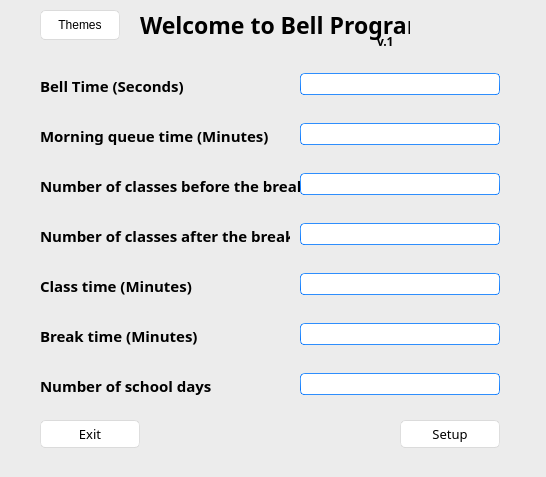
<?xml version="1.0" encoding="UTF-8"?>
<ui version="4.0">
 <class>MainWindow</class>
 <widget class="QMainWindow" name="MainWindow">
  <property name="geometry">
   <rect>
    <x>0</x>
    <y>0</y>
    <width>546</width>
    <height>477</height>
   </rect>
  </property>
  <property name="minimumSize">
   <size>
    <width>546</width>
    <height>477</height>
   </size>
  </property>
  <property name="maximumSize">
   <size>
    <width>546</width>
    <height>477</height>
   </size>
  </property>
  <property name="windowTitle">
   <string>Bell Program</string>
  </property>
  <property name="windowIcon">
   <iconset>
    <normaloff>bell.ico</normaloff>bell.ico</iconset>
  </property>
  <property name="styleSheet">
   <string notr="true">/*
Aqua Style Sheet for QT Applications
Author: Jaime A. Quiroga P.
Company: GTRONICK
Last updated: 22/01/2019, 07:55.
Available at: https://github.com/GTRONICK/QSS/blob/master/Aqua.qss
*/
QMainWindow {
	background-color:#ececec;
}
QTextEdit {
	border-width: 1px;
	border-style: solid;
	border-color: qlineargradient(spread:pad, x1:0.5, y1:1, x2:0.5, y2:0, stop:0 rgba(0, 113, 255, 255), stop:1 rgba(91, 171, 252, 255));
}
QPlainTextEdit {
	border-width: 1px;
	border-style: solid;
	border-color: qlineargradient(spread:pad, x1:0.5, y1:1, x2:0.5, y2:0, stop:0 rgba(0, 113, 255, 255), stop:1 rgba(91, 171, 252, 255));
}
QToolButton {
	border-style: solid;
	border-top-color: qlineargradient(spread:pad, x1:0.5, y1:1, x2:0.5, y2:0, stop:0 rgb(215, 215, 215), stop:1 rgb(222, 222, 222));
	border-right-color: qlineargradient(spread:pad, x1:0, y1:0.5, x2:1, y2:0.5, stop:0 rgb(217, 217, 217), stop:1 rgb(227, 227, 227));
	border-left-color: qlineargradient(spread:pad, x1:0, y1:0.5, x2:1, y2:0.5, stop:0 rgb(227, 227, 227), stop:1 rgb(217, 217, 217));
	border-bottom-color: qlineargradient(spread:pad, x1:0.5, y1:1, x2:0.5, y2:0, stop:0 rgb(215, 215, 215), stop:1 rgb(222, 222, 222));
	border-width: 1px;
	border-radius: 5px;
	color: rgb(0,0,0);
	padding: 2px;
	background-color: rgb(255,255,255);
}
QToolButton:hover{
	border-style: solid;
	border-top-color: qlineargradient(spread:pad, x1:0.5, y1:1, x2:0.5, y2:0, stop:0 rgb(195, 195, 195), stop:1 rgb(222, 222, 222));
	border-right-color: qlineargradient(spread:pad, x1:0, y1:0.5, x2:1, y2:0.5, stop:0 rgb(197, 197, 197), stop:1 rgb(227, 227, 227));
	border-left-color: qlineargradient(spread:pad, x1:0, y1:0.5, x2:1, y2:0.5, stop:0 rgb(227, 227, 227), stop:1 rgb(197, 197, 197));
	border-bottom-color: qlineargradient(spread:pad, x1:0.5, y1:1, x2:0.5, y2:0, stop:0 rgb(195, 195, 195), stop:1 rgb(222, 222, 222));
	border-width: 1px;
	border-radius: 5px;
	color: rgb(0,0,0);
	padding: 2px;
	background-color: rgb(255,255,255);
}
QToolButton:pressed{
	border-style: solid;
	border-top-color: qlineargradient(spread:pad, x1:0.5, y1:1, x2:0.5, y2:0, stop:0 rgb(215, 215, 215), stop:1 rgb(222, 222, 222));
	border-right-color: qlineargradient(spread:pad, x1:0, y1:0.5, x2:1, y2:0.5, stop:0 rgb(217, 217, 217), stop:1 rgb(227, 227, 227));
	border-left-color: qlineargradient(spread:pad, x1:0, y1:0.5, x2:1, y2:0.5, stop:0 rgb(227, 227, 227), stop:1 rgb(217, 217, 217));
	border-bottom-color: qlineargradient(spread:pad, x1:0.5, y1:1, x2:0.5, y2:0, stop:0 rgb(215, 215, 215), stop:1 rgb(222, 222, 222));
	border-width: 1px;
	border-radius: 5px;
	color: rgb(0,0,0);
	padding: 2px;
	background-color: rgb(142,142,142);
}
QPushButton{
	border-style: solid;
	border-top-color: qlineargradient(spread:pad, x1:0.5, y1:1, x2:0.5, y2:0, stop:0 rgb(215, 215, 215), stop:1 rgb(222, 222, 222));
	border-right-color: qlineargradient(spread:pad, x1:0, y1:0.5, x2:1, y2:0.5, stop:0 rgb(217, 217, 217), stop:1 rgb(227, 227, 227));
	border-left-color: qlineargradient(spread:pad, x1:0, y1:0.5, x2:1, y2:0.5, stop:0 rgb(227, 227, 227), stop:1 rgb(217, 217, 217));
	border-bottom-color: qlineargradient(spread:pad, x1:0.5, y1:1, x2:0.5, y2:0, stop:0 rgb(215, 215, 215), stop:1 rgb(222, 222, 222));
	border-width: 1px;
	border-radius: 5px;
	color: rgb(0,0,0);
	padding: 2px;
	background-color: rgb(255,255,255);
}
QPushButton::default{
	border-style: solid;
	border-top-color: qlineargradient(spread:pad, x1:0.5, y1:1, x2:0.5, y2:0, stop:0 rgb(215, 215, 215), stop:1 rgb(222, 222, 222));
	border-right-color: qlineargradient(spread:pad, x1:0, y1:0.5, x2:1, y2:0.5, stop:0 rgb(217, 217, 217), stop:1 rgb(227, 227, 227));
	border-left-color: qlineargradient(spread:pad, x1:0, y1:0.5, x2:1, y2:0.5, stop:0 rgb(227, 227, 227), stop:1 rgb(217, 217, 217));
	border-bottom-color: qlineargradient(spread:pad, x1:0.5, y1:1, x2:0.5, y2:0, stop:0 rgb(215, 215, 215), stop:1 rgb(222, 222, 222));
	border-width: 1px;
	border-radius: 5px;
	color: rgb(0,0,0);
	padding: 2px;
	background-color: rgb(255,255,255);
}
QPushButton:hover{
	border-style: solid;
	border-top-color: qlineargradient(spread:pad, x1:0.5, y1:1, x2:0.5, y2:0, stop:0 rgb(195, 195, 195), stop:1 rgb(222, 222, 222));
	border-right-color: qlineargradient(spread:pad, x1:0, y1:0.5, x2:1, y2:0.5, stop:0 rgb(197, 197, 197), stop:1 rgb(227, 227, 227));
	border-left-color: qlineargradient(spread:pad, x1:0, y1:0.5, x2:1, y2:0.5, stop:0 rgb(227, 227, 227), stop:1 rgb(197, 197, 197));
	border-bottom-color: qlineargradient(spread:pad, x1:0.5, y1:1, x2:0.5, y2:0, stop:0 rgb(195, 195, 195), stop:1 rgb(222, 222, 222));
	border-width: 1px;
	border-radius: 5px;
	color: rgb(0,0,0);
	padding: 2px;
	background-color: rgb(255,255,255);
}
QPushButton:pressed{
	border-style: solid;
	border-top-color: qlineargradient(spread:pad, x1:0.5, y1:1, x2:0.5, y2:0, stop:0 rgb(215, 215, 215), stop:1 rgb(222, 222, 222));
	border-right-color: qlineargradient(spread:pad, x1:0, y1:0.5, x2:1, y2:0.5, stop:0 rgb(217, 217, 217), stop:1 rgb(227, 227, 227));
	border-left-color: qlineargradient(spread:pad, x1:0, y1:0.5, x2:1, y2:0.5, stop:0 rgb(227, 227, 227), stop:1 rgb(217, 217, 217));
	border-bottom-color: qlineargradient(spread:pad, x1:0.5, y1:1, x2:0.5, y2:0, stop:0 rgb(215, 215, 215), stop:1 rgb(222, 222, 222));
	border-width: 1px;
	border-radius: 5px;
	color: rgb(0,0,0);
	padding: 2px;
	background-color: rgb(142,142,142);
}
QPushButton:disabled{
	border-style: solid;
	border-top-color: qlineargradient(spread:pad, x1:0.5, y1:1, x2:0.5, y2:0, stop:0 rgb(215, 215, 215), stop:1 rgb(222, 222, 222));
	border-right-color: qlineargradient(spread:pad, x1:0, y1:0.5, x2:1, y2:0.5, stop:0 rgb(217, 217, 217), stop:1 rgb(227, 227, 227));
	border-left-color: qlineargradient(spread:pad, x1:0, y1:0.5, x2:1, y2:0.5, stop:0 rgb(227, 227, 227), stop:1 rgb(217, 217, 217));
	border-bottom-color: qlineargradient(spread:pad, x1:0.5, y1:1, x2:0.5, y2:0, stop:0 rgb(215, 215, 215), stop:1 rgb(222, 222, 222));
	border-width: 1px;
	border-radius: 5px;
	color: #808086;
	padding: 2px;
	background-color: rgb(142,142,142);
}
QLineEdit {
	border-width: 1px; border-radius: 4px;
	border-style: solid;
	border-color: qlineargradient(spread:pad, x1:0.5, y1:1, x2:0.5, y2:0, stop:0 rgba(0, 113, 255, 255), stop:1 rgba(91, 171, 252, 255));
}
QLabel {
	color: #000000;
}
QLCDNumber {
	color: rgb(0, 113, 255, 255);
}
QProgressBar {
	text-align: center;
	color: rgb(240, 240, 240);
	border-width: 1px; 
	border-radius: 10px;
	border-color: rgb(230, 230, 230);
	border-style: solid;
	background-color:rgb(207,207,207);
}
QProgressBar::chunk {
	background-color: qlineargradient(spread:pad, x1:0.5, y1:1, x2:0.5, y2:0, stop:0 rgba(49, 147, 250, 255), stop:1 rgba(34, 142, 255, 255));
	border-radius: 10px;
}
QMenuBar {
	background-color: qlineargradient(spread:pad, x1:0.5, y1:1, x2:0.5, y2:0, stop:0 rgba(207, 209, 207, 255), stop:1 rgba(230, 229, 230, 255));
}
QMenuBar::item {
	color: #000000;
  	spacing: 3px;
  	padding: 1px 4px;
	background-color: qlineargradient(spread:pad, x1:0.5, y1:1, x2:0.5, y2:0, stop:0 rgba(207, 209, 207, 255), stop:1 rgba(230, 229, 230, 255));
}

QMenuBar::item:selected {
  	background-color: qlineargradient(spread:pad, x1:0.5, y1:1, x2:0.5, y2:0, stop:0 rgba(0, 113, 255, 255), stop:1 rgba(91, 171, 252, 255));
	color: #FFFFFF;
}
QMenu::item:selected {
	border-style: solid;
	border-top-color: transparent;
	border-right-color: transparent;
	border-left-color: qlineargradient(spread:pad, x1:0.5, y1:1, x2:0.5, y2:0, stop:0 rgba(0, 113, 255, 255), stop:1 rgba(91, 171, 252, 255));
	border-bottom-color: transparent;
	border-left-width: 2px;
	color: #000000;
	padding-left:15px;
	padding-top:4px;
	padding-bottom:4px;
	padding-right:7px;
}
QMenu::item {
	border-style: solid;
	border-top-color: transparent;
	border-right-color: transparent;
	border-left-color: transparent;
	border-bottom-color: transparent;
	border-bottom-width: 1px;
	color: #000000;
	padding-left:17px;
	padding-top:4px;
	padding-bottom:4px;
	padding-right:7px;
}
QTabWidget {
	color:rgb(0,0,0);
	background-color:#000000;
}
QTabWidget::pane {
		border-color: rgb(223,223,223);
		background-color:rgb(226,226,226);
		border-style: solid;
		border-width: 2px;
    	border-radius: 6px;
}
QTabBar::tab:first {
	border-style: solid;
	border-left-width:1px;
	border-right-width:0px;
	border-top-width:1px;
	border-bottom-width:1px;
	border-top-color: rgb(209,209,209);
	border-left-color: qlineargradient(spread:pad, x1:0.5, y1:1, x2:0.5, y2:0, stop:0 rgba(209, 209, 209, 209), stop:1 rgba(229, 229, 229, 229));
	border-bottom-color: rgb(229,229,229);
	border-top-left-radius: 4px;
	border-bottom-left-radius: 4px;
	color: #000000;
	padding: 3px;
	margin-left:0px;
	background-color: qlineargradient(spread:pad, x1:0.5, y1:1, x2:0.5, y2:0, stop:0 rgba(247, 247, 247, 255), stop:1 rgba(255, 255, 255, 255));
}
QTabBar::tab:last {
	border-style: solid;
	border-width:1px;
	border-top-color: rgb(209,209,209);
	border-left-color: qlineargradient(spread:pad, x1:0.5, y1:1, x2:0.5, y2:0, stop:0 rgba(209, 209, 209, 209), stop:1 rgba(229, 229, 229, 229));
	border-right-color: qlineargradient(spread:pad, x1:0.5, y1:1, x2:0.5, y2:0, stop:0 rgba(209, 209, 209, 209), stop:1 rgba(229, 229, 229, 229));
	border-bottom-color: rgb(229,229,229);
	border-top-right-radius: 4px;
	border-bottom-right-radius: 4px;
	color: #000000;
	padding: 3px;
	margin-left:0px;
	background-color: qlineargradient(spread:pad, x1:0.5, y1:1, x2:0.5, y2:0, stop:0 rgba(247, 247, 247, 255), stop:1 rgba(255, 255, 255, 255));
}
QTabBar::tab {
	border-style: solid;
	border-top-width:1px;
	border-bottom-width:1px;
	border-left-width:1px;
	border-top-color: rgb(209,209,209);
	border-left-color: qlineargradient(spread:pad, x1:0.5, y1:1, x2:0.5, y2:0, stop:0 rgba(209, 209, 209, 209), stop:1 rgba(229, 229, 229, 229));
	border-bottom-color: rgb(229,229,229);
	color: #000000;
	padding: 3px;
	margin-left:0px;
	background-color: qlineargradient(spread:pad, x1:0.5, y1:1, x2:0.5, y2:0, stop:0 rgba(247, 247, 247, 255), stop:1 rgba(255, 255, 255, 255));
}
QTabBar::tab:selected, QTabBar::tab:last:selected, QTabBar::tab:hover {
  	border-style: solid;
  	border-left-width:1px;
	border-right-color: transparent;
	border-top-color: rgb(209,209,209);
	border-left-color: qlineargradient(spread:pad, x1:0.5, y1:1, x2:0.5, y2:0, stop:0 rgba(209, 209, 209, 209), stop:1 rgba(229, 229, 229, 229));
	border-bottom-color: rgb(229,229,229);
	color: #FFFFFF;
	padding: 3px;
	margin-left:0px;
	background-color: qlineargradient(spread:pad, x1:0.5, y1:1, x2:0.5, y2:0, stop:0 rgba(0, 113, 255, 255), stop:1 rgba(91, 171, 252, 255));
}

QTabBar::tab:selected, QTabBar::tab:first:selected, QTabBar::tab:hover {
  	border-style: solid;
  	border-left-width:1px;
  	border-bottom-width:1px;
  	border-top-width:1px;
	border-right-color: transparent;
	border-top-color: rgb(209,209,209);
	border-left-color: qlineargradient(spread:pad, x1:0.5, y1:1, x2:0.5, y2:0, stop:0 rgba(209, 209, 209, 209), stop:1 rgba(229, 229, 229, 229));
	border-bottom-color: rgb(229,229,229);
	color: #FFFFFF;
	padding: 3px;
	margin-left:0px;
	background-color: qlineargradient(spread:pad, x1:0.5, y1:1, x2:0.5, y2:0, stop:0 rgba(0, 113, 255, 255), stop:1 rgba(91, 171, 252, 255));
}

QCheckBox {
	color: #000000;
	padding: 2px;
}
QCheckBox:disabled {
	color: #808086;
	padding: 2px;
}

QCheckBox:hover {
	border-radius:4px;
	border-style:solid;
	padding-left: 1px;
	padding-right: 1px;
	padding-bottom: 1px;
	padding-top: 1px;
	border-width:1px;
	border-color: transparent;
}
QCheckBox::indicator:checked {

	height: 10px;
	width: 10px;
	border-style:solid;
	border-width: 1px;
	border-color: qlineargradient(spread:pad, x1:0.5, y1:1, x2:0.5, y2:0, stop:0 rgba(0, 113, 255, 255), stop:1 rgba(91, 171, 252, 255));
	color: #000000;
	background-color: qlineargradient(spread:pad, x1:0.5, y1:1, x2:0.5, y2:0, stop:0 rgba(0, 113, 255, 255), stop:1 rgba(91, 171, 252, 255));
}
QCheckBox::indicator:unchecked {

	height: 10px;
	width: 10px;
	border-style:solid;
	border-width: 1px;
	border-color: qlineargradient(spread:pad, x1:0.5, y1:1, x2:0.5, y2:0, stop:0 rgba(0, 113, 255, 255), stop:1 rgba(91, 171, 252, 255));
	color: #000000;
}
QRadioButton {
	color: 000000;
	padding: 1px;
}
QRadioButton::indicator:checked {
	height: 10px;
	width: 10px;
	border-style:solid;
	border-radius:5px;
	border-width: 1px;
	border-color: qlineargradient(spread:pad, x1:0.5, y1:1, x2:0.5, y2:0, stop:0 rgba(0, 113, 255, 255), stop:1 rgba(91, 171, 252, 255));
	color: #a9b7c6;
	background-color: qlineargradient(spread:pad, x1:0.5, y1:1, x2:0.5, y2:0, stop:0 rgba(0, 113, 255, 255), stop:1 rgba(91, 171, 252, 255));
}
QRadioButton::indicator:!checked {
	height: 10px;
	width: 10px;
	border-style:solid;
	border-radius:5px;
	border-width: 1px;
	border-color: qlineargradient(spread:pad, x1:0.5, y1:1, x2:0.5, y2:0, stop:0 rgba(0, 113, 255, 255), stop:1 rgba(91, 171, 252, 255));
	color: #a9b7c6;
	background-color: transparent;
}
QStatusBar {
	color:#027f7f;
}
QSpinBox {
	border-style: solid;
	border-width: 1px;
	border-color: qlineargradient(spread:pad, x1:0.5, y1:1, x2:0.5, y2:0, stop:0 rgba(0, 113, 255, 255), stop:1 rgba(91, 171, 252, 255));
}
QDoubleSpinBox {
	border-style: solid;
	border-width: 1px;
	border-color: qlineargradient(spread:pad, x1:0.5, y1:1, x2:0.5, y2:0, stop:0 rgba(0, 113, 255, 255), stop:1 rgba(91, 171, 252, 255));
}
QTimeEdit {
	border-style: solid;
	border-width: 1px;
	border-color: qlineargradient(spread:pad, x1:0.5, y1:1, x2:0.5, y2:0, stop:0 rgba(0, 113, 255, 255), stop:1 rgba(91, 171, 252, 255));
}
QDateTimeEdit {
	border-style: solid;
	border-width: 1px;
	border-color: qlineargradient(spread:pad, x1:0.5, y1:1, x2:0.5, y2:0, stop:0 rgba(0, 113, 255, 255), stop:1 rgba(91, 171, 252, 255));
}
QDateEdit {
	border-style: solid;
	border-width: 1px;
	border-color: qlineargradient(spread:pad, x1:0.5, y1:1, x2:0.5, y2:0, stop:0 rgba(0, 113, 255, 255), stop:1 rgba(91, 171, 252, 255));
}

QToolBox {
	color: #a9b7c6;
	background-color:#000000;
}
QToolBox::tab {
	color: #a9b7c6;
	background-color:#000000;
}
QToolBox::tab:selected {
	color: #FFFFFF;
	background-color:#000000;
}
QScrollArea {
	color: #FFFFFF;
	background-color:#000000;
}
QSlider::groove:horizontal {
	height: 5px;
	background-color: qlineargradient(spread:pad, x1:0.5, y1:1, x2:0.5, y2:0, stop:0 rgba(49, 147, 250, 255), stop:1 rgba(34, 142, 255, 255));
}
QSlider::groove:vertical {
	width: 5px;
	background-color: qlineargradient(spread:pad, x1:0.5, y1:1, x2:0.5, y2:0, stop:0 rgba(49, 147, 250, 255), stop:1 rgba(34, 142, 255, 255));
}
QSlider::handle:horizontal {
	background: rgb(253,253,253);
	border-style: solid;
	border-width: 1px;
	border-color: rgb(207,207,207);
	width: 12px;
	margin: -5px 0;
	border-radius: 7px;
}
QSlider::handle:vertical {
	background: rgb(253,253,253);
	border-style: solid;
	border-width: 1px;
	border-color: rgb(207,207,207);
	height: 12px;
	margin: 0 -5px;
	border-radius: 7px;
}
QSlider::add-page:horizontal {
    background: rgb(181,181,181);
}
QSlider::add-page:vertical {
    background: rgb(181,181,181);
}
QSlider::sub-page:horizontal {
    background-color: qlineargradient(spread:pad, x1:0.5, y1:1, x2:0.5, y2:0, stop:0 rgba(49, 147, 250, 255), stop:1 rgba(34, 142, 255, 255));
}
QSlider::sub-page:vertical {
    background-color: qlineargradient(spread:pad, y1:0.5, x1:1, y2:0.5, x2:0, stop:0 rgba(49, 147, 250, 255), stop:1 rgba(34, 142, 255, 255));
}
QScrollBar:horizontal {
	max-height: 20px;
	border: 1px transparent grey;
	margin: 0px 20px 0px 20px;
}
QScrollBar:vertical {
	max-width: 20px;
	border: 1px transparent grey;
	margin: 20px 0px 20px 0px;
}
QScrollBar::handle:horizontal {
	background: rgb(253,253,253);
	border-style: solid;
	border-width: 1px;
	border-color: rgb(207,207,207);
	border-radius: 7px;
	min-width: 25px;
}
QScrollBar::handle:horizontal:hover {
	background: rgb(253,253,253);
	border-style: solid;
	border-width: 1px;
	border-color: rgb(147, 200, 200);
	border-radius: 7px;
	min-width: 25px;
}
QScrollBar::handle:vertical {
	background: rgb(253,253,253);
	border-style: solid;
	border-width: 1px;
	border-color: rgb(207,207,207);
	border-radius: 7px;
	min-height: 25px;
}
QScrollBar::handle:vertical:hover {
	background: rgb(253,253,253);
	border-style: solid;
	border-width: 1px;
	border-color: rgb(147, 200, 200);
	border-radius: 7px;
	min-height: 25px;
}
QScrollBar::add-line:horizontal {
   border: 2px transparent grey;
   border-top-right-radius: 7px;
   border-bottom-right-radius: 7px;
   background: rgba(34, 142, 255, 255);
   width: 20px;
   subcontrol-position: right;
   subcontrol-origin: margin;
}
QScrollBar::add-line:horizontal:pressed {
   border: 2px transparent grey;
   border-top-right-radius: 7px;
   border-bottom-right-radius: 7px;
   background: rgb(181,181,181);
   width: 20px;
   subcontrol-position: right;
   subcontrol-origin: margin;
}
QScrollBar::add-line:vertical {
   border: 2px transparent grey;
   border-bottom-left-radius: 7px;
   border-bottom-right-radius: 7px;
   background: rgba(34, 142, 255, 255);
   height: 20px;
   subcontrol-position: bottom;
   subcontrol-origin: margin;
}
QScrollBar::add-line:vertical:pressed {
   border: 2px transparent grey;
   border-bottom-left-radius: 7px;
   border-bottom-right-radius: 7px;
   background: rgb(181,181,181);
   height: 20px;
   subcontrol-position: bottom;
   subcontrol-origin: margin;
}
QScrollBar::sub-line:horizontal {
   border: 2px transparent grey;
   border-top-left-radius: 7px;
   border-bottom-left-radius: 7px;
   background: rgba(34, 142, 255, 255);
   width: 20px;
   subcontrol-position: left;
   subcontrol-origin: margin;
}
QScrollBar::sub-line:horizontal:pressed {
   border: 2px transparent grey;
   border-top-left-radius: 7px;
   border-bottom-left-radius: 7px;
   background: rgb(181,181,181);
   width: 20px;
   subcontrol-position: left;
   subcontrol-origin: margin;
}
QScrollBar::sub-line:vertical {
   border: 2px transparent grey;
   border-top-left-radius: 7px;
   border-top-right-radius: 7px;
   background: rgba(34, 142, 255, 255);
   height: 20px;
   subcontrol-position: top;
   subcontrol-origin: margin;
}
QScrollBar::sub-line:vertical:pressed {
   border: 2px transparent grey;
   border-top-left-radius: 7px;
   border-top-right-radius: 7px;
   background: rgb(181,181,181);
   height: 20px;
   subcontrol-position: top;
   subcontrol-origin: margin;
}
QScrollBar::left-arrow:horizontal {
   border: 1px transparent grey;
   border-top-left-radius: 3px;
   border-bottom-left-radius: 3px;
   width: 6px;
   height: 6px;
   background: white;
}
QScrollBar::right-arrow:horizontal {
   border: 1px transparent grey;
   border-top-right-radius: 3px;
   border-bottom-right-radius: 3px;
   width: 6px;
   height: 6px;
   background: white;
}
QScrollBar::up-arrow:vertical {
   border: 1px transparent grey;
   border-top-left-radius: 3px;
   border-top-right-radius: 3px;
   width: 6px;
   height: 6px;
   background: white;
}
QScrollBar::down-arrow:vertical {
   border: 1px transparent grey;
   border-bottom-left-radius: 3px;
   border-bottom-right-radius: 3px;
   width: 6px;
   height: 6px;
   background: white;
}
QScrollBar::add-page:horizontal, QScrollBar::sub-page:horizontal {
   background: none;
}
QScrollBar::add-page:vertical, QScrollBar::sub-page:vertical {
   background: none;
}
</string>
  </property>
  <property name="iconSize">
   <size>
    <width>30</width>
    <height>30</height>
   </size>
  </property>
  <widget class="QWidget" name="centralwidget">
   <widget class="QPushButton" name="setup">
    <property name="geometry">
     <rect>
      <x>400</x>
      <y>420</y>
      <width>100</width>
      <height>28</height>
     </rect>
    </property>
    <property name="font">
     <font>
      <family>Opificio</family>
      <pointsize>10</pointsize>
     </font>
    </property>
    <property name="styleSheet">
     <string notr="true"/>
    </property>
    <property name="text">
     <string>Setup</string>
    </property>
   </widget>
   <widget class="QPushButton" name="exit">
    <property name="geometry">
     <rect>
      <x>40</x>
      <y>420</y>
      <width>100</width>
      <height>28</height>
     </rect>
    </property>
    <property name="font">
     <font>
      <family>Opificio</family>
      <pointsize>10</pointsize>
      <weight>50</weight>
      <bold>false</bold>
     </font>
    </property>
    <property name="styleSheet">
     <string notr="true"/>
    </property>
    <property name="text">
     <string>Exit</string>
    </property>
   </widget>
   <widget class="QLabel" name="label">
    <property name="geometry">
     <rect>
      <x>40</x>
      <y>70</y>
      <width>250</width>
      <height>31</height>
     </rect>
    </property>
    <property name="font">
     <font>
      <family>Museo Sans 900</family>
      <pointsize>11</pointsize>
      <weight>75</weight>
      <bold>true</bold>
     </font>
    </property>
    <property name="styleSheet">
     <string notr="true"/>
    </property>
    <property name="text">
     <string>Bell Time (Seconds) </string>
    </property>
   </widget>
   <widget class="QLabel" name="label_2">
    <property name="geometry">
     <rect>
      <x>40</x>
      <y>120</y>
      <width>250</width>
      <height>31</height>
     </rect>
    </property>
    <property name="font">
     <font>
      <family>Museo Sans 900</family>
      <pointsize>11</pointsize>
      <weight>75</weight>
      <bold>true</bold>
     </font>
    </property>
    <property name="styleSheet">
     <string notr="true"/>
    </property>
    <property name="text">
     <string>Morning queue time (Minutes) </string>
    </property>
   </widget>
   <widget class="QLabel" name="label_3">
    <property name="geometry">
     <rect>
      <x>40</x>
      <y>170</y>
      <width>260</width>
      <height>31</height>
     </rect>
    </property>
    <property name="font">
     <font>
      <family>Museo Sans 900</family>
      <pointsize>11</pointsize>
      <weight>75</weight>
      <bold>true</bold>
     </font>
    </property>
    <property name="styleSheet">
     <string notr="true"/>
    </property>
    <property name="text">
     <string>Number of classes before the break</string>
    </property>
   </widget>
   <widget class="QLabel" name="label_4">
    <property name="geometry">
     <rect>
      <x>40</x>
      <y>220</y>
      <width>250</width>
      <height>31</height>
     </rect>
    </property>
    <property name="font">
     <font>
      <family>Museo Sans 900</family>
      <pointsize>11</pointsize>
      <weight>75</weight>
      <bold>true</bold>
     </font>
    </property>
    <property name="styleSheet">
     <string notr="true"/>
    </property>
    <property name="text">
     <string>Number of classes after the break</string>
    </property>
   </widget>
   <widget class="QLabel" name="label_5">
    <property name="geometry">
     <rect>
      <x>40</x>
      <y>320</y>
      <width>210</width>
      <height>31</height>
     </rect>
    </property>
    <property name="font">
     <font>
      <family>Museo Sans 900</family>
      <pointsize>11</pointsize>
      <weight>75</weight>
      <bold>true</bold>
     </font>
    </property>
    <property name="styleSheet">
     <string notr="true"/>
    </property>
    <property name="text">
     <string>Break time (Minutes)</string>
    </property>
   </widget>
   <widget class="QLabel" name="label_6">
    <property name="geometry">
     <rect>
      <x>40</x>
      <y>270</y>
      <width>210</width>
      <height>31</height>
     </rect>
    </property>
    <property name="font">
     <font>
      <family>Museo Sans 900</family>
      <pointsize>11</pointsize>
      <weight>75</weight>
      <bold>true</bold>
     </font>
    </property>
    <property name="styleSheet">
     <string notr="true"/>
    </property>
    <property name="text">
     <string>Class time (Minutes)</string>
    </property>
   </widget>
   <widget class="QLabel" name="label_7">
    <property name="geometry">
     <rect>
      <x>40</x>
      <y>370</y>
      <width>210</width>
      <height>31</height>
     </rect>
    </property>
    <property name="font">
     <font>
      <family>Museo Sans 900</family>
      <pointsize>11</pointsize>
      <weight>75</weight>
      <bold>true</bold>
     </font>
    </property>
    <property name="styleSheet">
     <string notr="true">color: qlineargradient(spread:pad, x1:0, y1:1, x2:0, y2:0, stop:0 rgba(0, 0, 0, 255), stop:0.05 rgba(14, 8, 73, 255), stop:0.36 rgba(28, 17, 145, 255), stop:0.6 rgba(126, 14, 81, 255), stop:0.75 rgba(234, 11, 11, 255), stop:0.79 rgba(244, 70, 5, 255), stop:0.86 rgba(255, 136, 0, 255), stop:0.935 rgba(239, 236, 55, 255));</string>
    </property>
    <property name="text">
     <string>Number of school days</string>
    </property>
   </widget>
   <widget class="QLabel" name="label_8">
    <property name="geometry">
     <rect>
      <x>140</x>
      <y>10</y>
      <width>270</width>
      <height>30</height>
     </rect>
    </property>
    <property name="font">
     <font>
      <family>Opificio</family>
      <pointsize>17</pointsize>
      <weight>75</weight>
      <italic>false</italic>
      <bold>true</bold>
      <underline>false</underline>
      <strikeout>false</strikeout>
      <kerning>true</kerning>
     </font>
    </property>
    <property name="cursor">
     <cursorShape>ArrowCursor</cursorShape>
    </property>
    <property name="styleSheet">
     <string notr="true"/>
    </property>
    <property name="text">
     <string>Welcome to Bell Program</string>
    </property>
    <property name="textFormat">
     <enum>Qt::AutoText</enum>
    </property>
   </widget>
   <widget class="QLineEdit" name="lineEdit_2">
    <property name="geometry">
     <rect>
      <x>300</x>
      <y>73</y>
      <width>200</width>
      <height>22</height>
     </rect>
    </property>
   </widget>
   <widget class="QLineEdit" name="lineEdit_3">
    <property name="geometry">
     <rect>
      <x>300</x>
      <y>123</y>
      <width>200</width>
      <height>22</height>
     </rect>
    </property>
   </widget>
   <widget class="QLineEdit" name="lineEdit_4">
    <property name="geometry">
     <rect>
      <x>300</x>
      <y>173</y>
      <width>200</width>
      <height>22</height>
     </rect>
    </property>
   </widget>
   <widget class="QLineEdit" name="lineEdit_5">
    <property name="geometry">
     <rect>
      <x>300</x>
      <y>373</y>
      <width>200</width>
      <height>22</height>
     </rect>
    </property>
   </widget>
   <widget class="QLineEdit" name="lineEdit_6">
    <property name="geometry">
     <rect>
      <x>300</x>
      <y>223</y>
      <width>200</width>
      <height>22</height>
     </rect>
    </property>
    <property name="styleSheet">
     <string notr="true"/>
    </property>
   </widget>
   <widget class="QLineEdit" name="lineEdit_7">
    <property name="geometry">
     <rect>
      <x>300</x>
      <y>323</y>
      <width>200</width>
      <height>22</height>
     </rect>
    </property>
   </widget>
   <widget class="QLineEdit" name="lineEdit_8">
    <property name="geometry">
     <rect>
      <x>300</x>
      <y>273</y>
      <width>200</width>
      <height>22</height>
     </rect>
    </property>
   </widget>
   <widget class="QLabel" name="label_9">
    <property name="geometry">
     <rect>
      <x>377</x>
      <y>31</y>
      <width>20</width>
      <height>20</height>
     </rect>
    </property>
    <property name="font">
     <font>
      <family>Terminal Greek 869</family>
      <pointsize>9</pointsize>
      <weight>75</weight>
      <bold>true</bold>
     </font>
    </property>
    <property name="styleSheet">
     <string notr="true"/>
    </property>
    <property name="text">
     <string>v.1</string>
    </property>
   </widget>
   <widget class="QPushButton" name="pushButton">
    <property name="geometry">
     <rect>
      <x>40</x>
      <y>10</y>
      <width>80</width>
      <height>30</height>
     </rect>
    </property>
    <property name="text">
     <string>Themes</string>
    </property>
   </widget>
   <widget class="QFrame" name="frame">
    <property name="geometry">
     <rect>
      <x>0</x>
      <y>0</y>
      <width>546</width>
      <height>477</height>
     </rect>
    </property>
    <property name="styleSheet">
     <string notr="true">border-radius: 5px;</string>
    </property>
    <property name="frameShape">
     <enum>QFrame::NoFrame</enum>
    </property>
    <property name="frameShadow">
     <enum>QFrame::Raised</enum>
    </property>
   </widget>
   <zorder>frame</zorder>
   <zorder>setup</zorder>
   <zorder>exit</zorder>
   <zorder>label</zorder>
   <zorder>label_2</zorder>
   <zorder>label_3</zorder>
   <zorder>label_4</zorder>
   <zorder>label_5</zorder>
   <zorder>label_6</zorder>
   <zorder>label_7</zorder>
   <zorder>label_8</zorder>
   <zorder>lineEdit_2</zorder>
   <zorder>lineEdit_3</zorder>
   <zorder>lineEdit_4</zorder>
   <zorder>lineEdit_5</zorder>
   <zorder>lineEdit_6</zorder>
   <zorder>lineEdit_7</zorder>
   <zorder>lineEdit_8</zorder>
   <zorder>label_9</zorder>
   <zorder>pushButton</zorder>
  </widget>
 </widget>
 <resources/>
 <connections/>
</ui>
